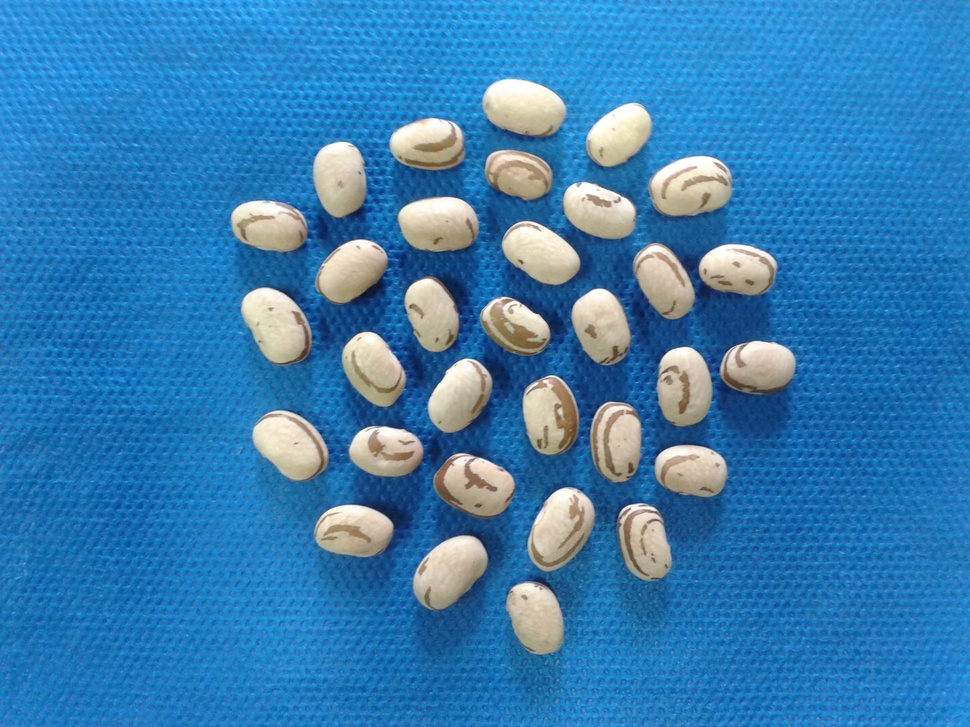
#> input picture Roteiros de Estudo Orientado - REOs/REO 02/AULA_08/feijao.jpg, 970 x 727 px, shrunk from 2048 x 1536 before the run
$ python aula_08_ex_02.py
#> lines starting #> are read from the running program, lines starting #| are printed output that depends on the picture; after the words box and inside, x2 and y2 are one past the last pixel; in counts of white or black regions, pixels touching at a corner belong together
########################################################################################################################
# Lavras - MG
# 02/08/2020
# Universidade Federal de Lavras - UFLA
# Departamento de Biologia
# Programa de Pós Graduação em Genética e Melhoramento de Plantas
# Disciplina: Visão Computacional No Melhoramento de Plantas
# Docente: Vinícius Quintão Carneiro
# E-mail: vinicius.carneiro@ufla.br
# GITHUB: vqcarneiro - https://github.com/VQCarneiro
########################################################################################################################
# PROCEDIMENTO: Segmentação Watershed
########################################################################################################################
import numpy as np
import cv2
from matplotlib import pyplot as plt
########################################################################################################################

img_bgr = cv2.imread('feijao.jpg',1)
#> img_bgr is the input picture: shape (727, 970, 3); mean B, G, R 178.7, 126.2, 55.7
#img_bgr = cv2.imread('batata.jpg')
img_lab = cv2.cvtColor(img_bgr,cv2.COLOR_BGR2Lab)
#> img_lab: shape (727, 970, 3); mean of channels 0, 1, 2 130.7, 127.6, 94.7
L,a,b = cv2.split(img_lab)
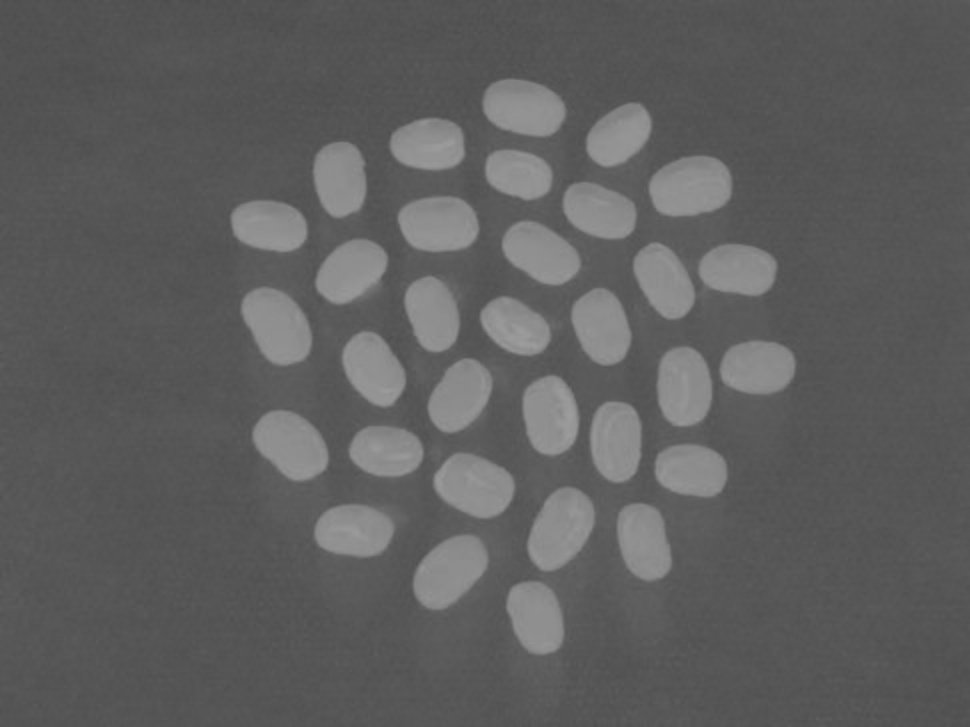
#> b: shape (727, 970); min 75, max 157, mean 94.7
img_rgb = cv2.cvtColor(img_bgr,cv2.COLOR_BGR2RGB)

limiar, mascara = cv2.threshold(b,0,255,cv2.THRESH_BINARY+cv2.THRESH_OTSU)
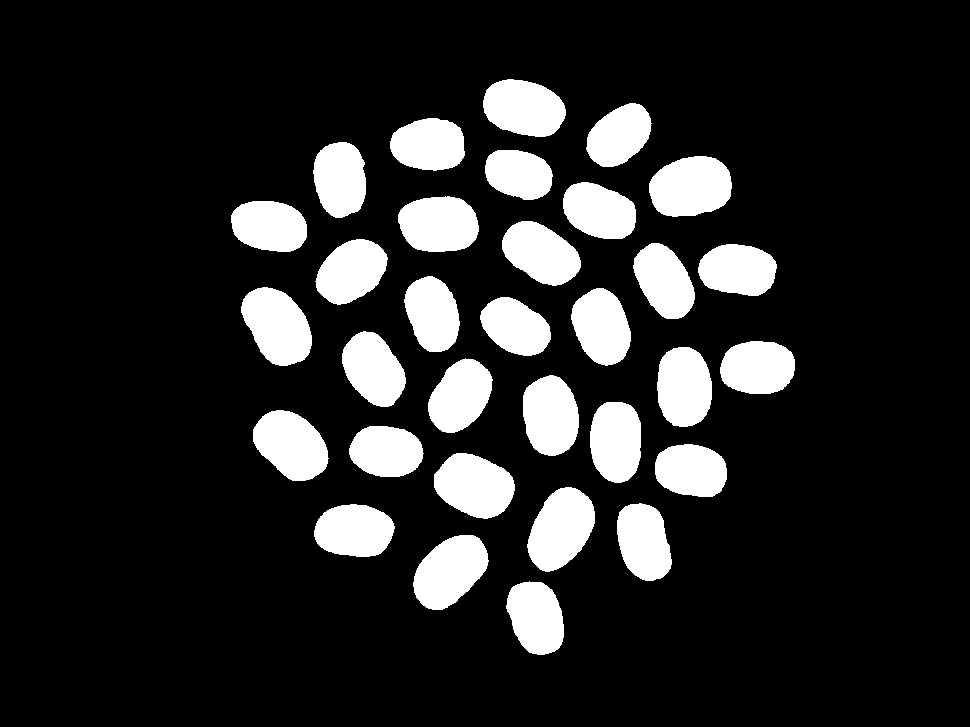
#> mascara: shape (727, 970); 15.4% white; 32 white regions, largest, box (x1, y1, x2, y2) and area: (649, 156, 732, 217) 4014, (527, 487, 595, 572) 4001, (241, 287, 312, 366) 3945
#> limiar = 112
########################################################################################################################
# noise removal
kernel = np.ones((3,3),np.uint8)
opening = cv2.morphologyEx(mascara,cv2.MORPH_OPEN,kernel, iterations = 2)
#> opening: shape (727, 970); 15.4% white; 32 white regions, largest, box (x1, y1, x2, y2) and area: (649, 156, 732, 217) 4014, (528, 487, 595, 572) 3997, (241, 287, 312, 366) 3945

# sure background area
sure_bg = cv2.dilate(opening,kernel,iterations=2)
#> sure_bg: shape (727, 970); 17.9% white; 32 white regions, largest, box (x1, y1, x2, y2) and area: (526, 485, 597, 574) 4621, (647, 154, 734, 219) 4606, (239, 285, 314, 368) 4561

# Finding sure foreground area
dist_transform = cv2.distanceTransform(opening,cv2.DIST_L2,5)
ret, sure_fg = cv2.threshold(dist_transform,0.7*dist_transform.max(),255,0)
#> sure_fg: shape (727, 970) float32; 1.6% white; 32 white regions, largest, box (x1, y1, x2, y2) and area: (670, 176, 712, 197) 613, (455, 473, 495, 498) 549, (548, 508, 575, 550) 527
#> ret = 20.41

# Finding unknown region
sure_fg = np.uint8(sure_fg)
unknown = cv2.subtract(sure_bg,sure_fg)
#> unknown: shape (727, 970); 16.4% white; 32 white regions, largest, box (x1, y1, x2, y2) and area: (526, 485, 597, 574) 4094, (239, 285, 314, 368) 4047, (411, 533, 490, 612) 4023

# Marker labelling
ret, markers = cv2.connectedComponents(sure_fg)
#> markers: shape (727, 970) int32; 33 distinct labels, from 0 to 32
#> ret = 33

# Add one to all labels so that sure background is not 0, but 1
markers = markers+1
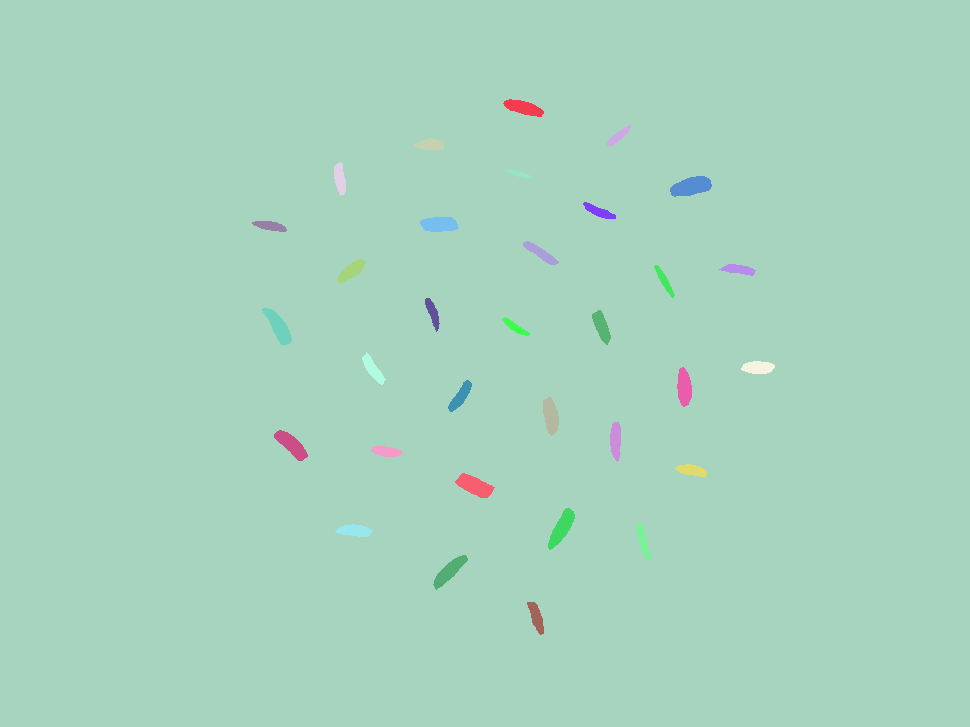
#> markers: shape (727, 970) int32; 33 distinct labels, from 1 to 33; one colour per label, 0 black

# Now, mark the region of unknown with zero
markers[unknown==255] = 0
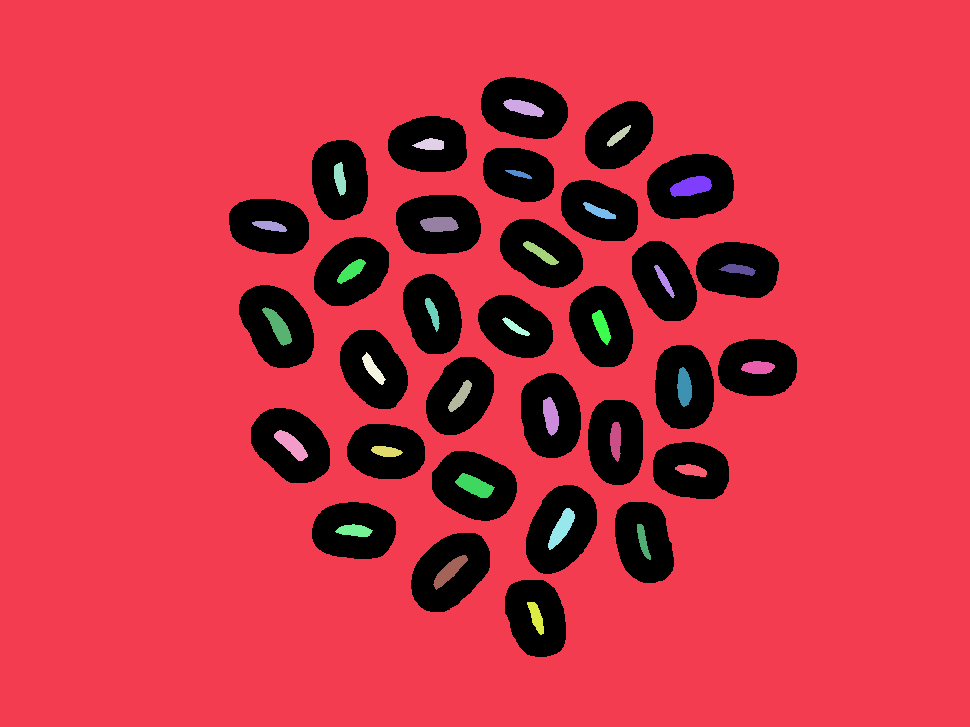
#> markers: shape (727, 970) int32; 34 distinct labels, from 0 to 33; one colour per label, 0 black

markers = cv2.watershed(img_rgb,markers)
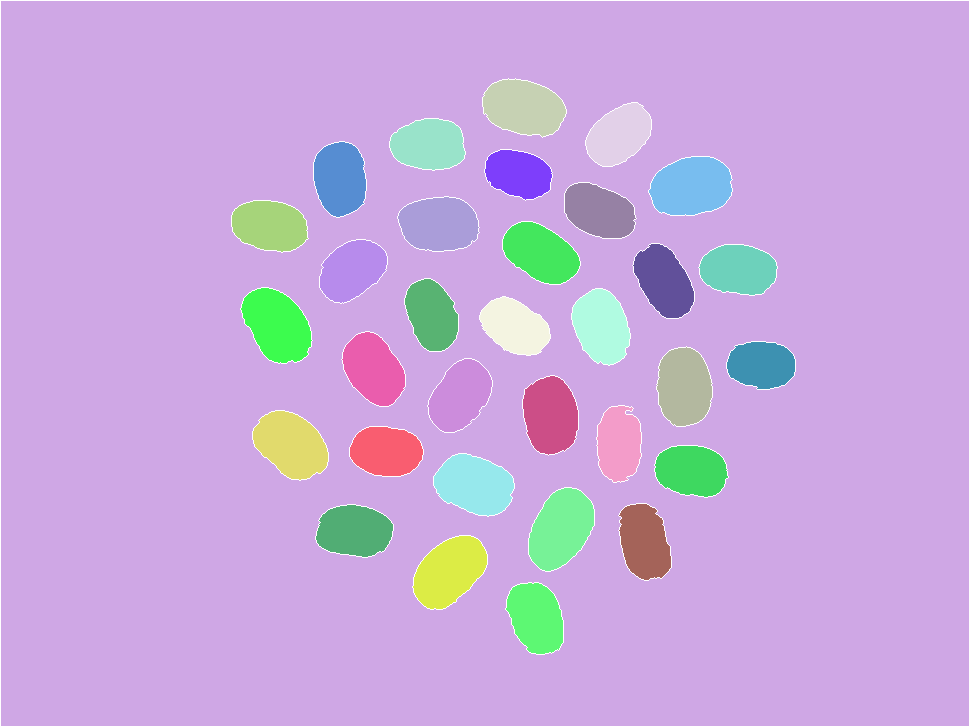
#> markers: shape (727, 970) int32; 34 distinct labels, from -1 to 33; one colour per label, 0 black, -1 white
img_final = np.copy(img_rgb)

#img_final[markers == -1] = [0,255,0]

img_final[markers != 7] = [0,0,0]
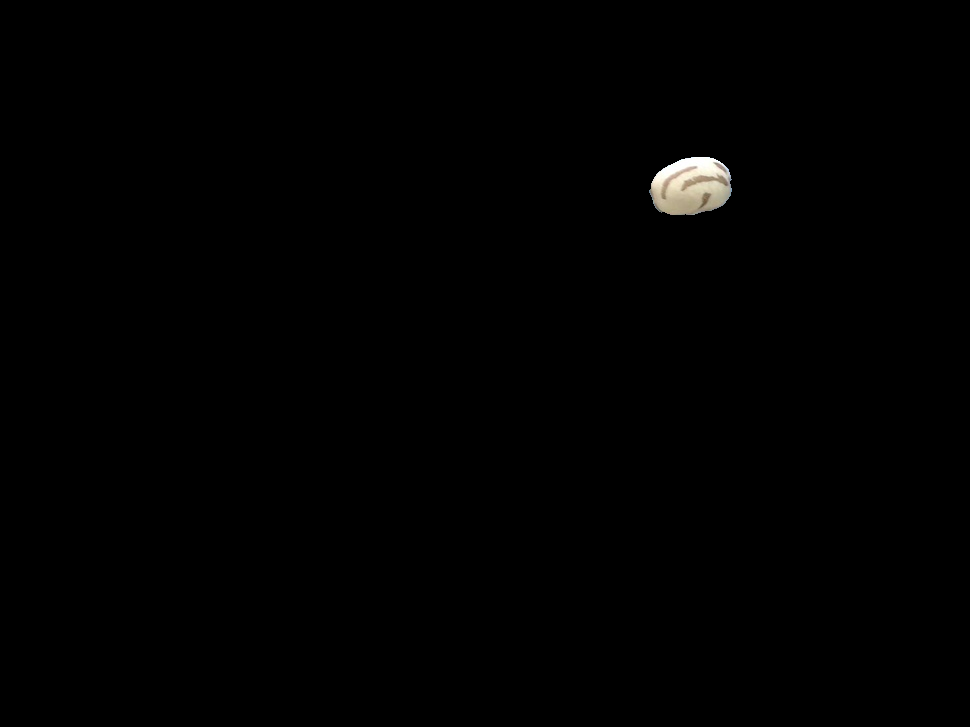
#> img_final: shape (727, 970, 3); mean R, G, B 1.1, 1.1, 0.9

print(np.unique(markers))
#| [-1  1  2  3  4  5  6  7  8  9 10 11 12 13 14 15 16 17 18 19 20 21 22 23
#|  24 25 26 27 28 29 30 31 32 33]

plt.figure('Watershed')
plt.subplot(3,3,1)
plt.imshow(img_rgb,cmap='gray')

plt.subplot(3,3,2)
plt.imshow(mascara,cmap='gray')

plt.subplot(3,3,3)
plt.imshow(opening,cmap='gray')

plt.subplot(3,3,4)
plt.imshow(sure_bg,cmap='gray')

plt.subplot(3,3,5)
plt.imshow(dist_transform,cmap='gray')

plt.subplot(3,3,6)
plt.imshow(sure_fg,cmap='gray')

plt.subplot(3,3,7)
plt.imshow(markers,cmap='jet')

plt.subplot(3,3,8)
plt.imshow(img_final)

plt.show()

$ run again, with Roteiros de Estudo Orientado - REOs/REO 02/AULA_08/batata.jpg copied over Roteiros de Estudo Orientado - REOs/REO 02/AULA_08/feijao.jpg
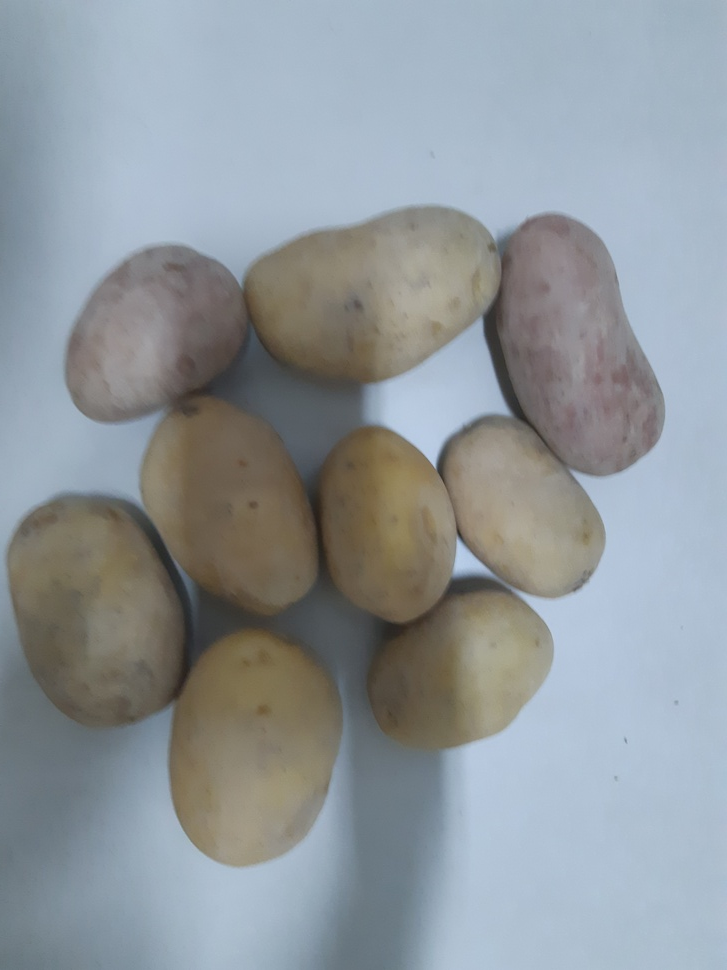
#> input picture Roteiros de Estudo Orientado - REOs/REO 02/AULA_08/batata.jpg, 727 x 970 px, shrunk from 3456 x 4608 before the run
#> img_bgr is the input picture: shape (970, 727, 3); mean B, G, R 156, 151.2, 144
#> img_lab: shape (970, 727, 3); mean of channels 0, 1, 2 157.7, 126.9, 125
#> `limiar, mascara = cv2.threshold(b,0,255,cv2.THRESH_BINARY+cv2.THRESH_O..`:
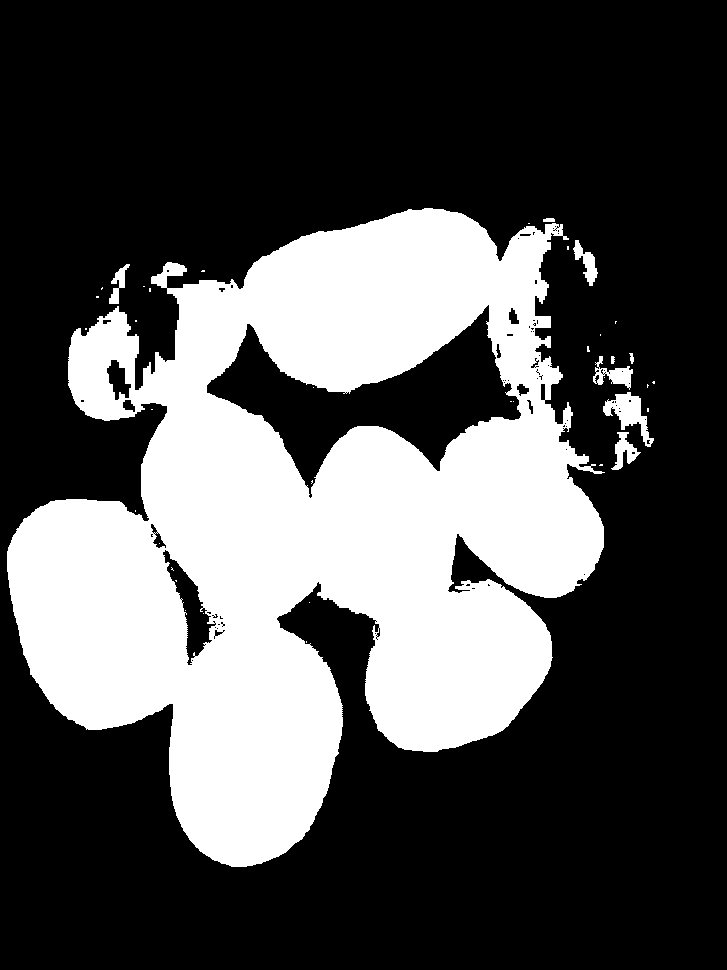
#> mascara: shape (970, 727); 31.6% white; 39 white regions (30 under 20 px), largest, box (x1, y1, x2, y2) and area: (7, 208, 605, 867) 219995, (603, 392, 654, 447) 1079, (593, 356, 633, 390) 543
#> limiar = 128
#> opening: shape (970, 727); 31.3% white; 16 white regions, largest, box (x1, y1, x2, y2) and area: (7, 208, 604, 867) 218069, (616, 394, 649, 440) 809, (574, 243, 597, 282) 421
#> sure_bg: shape (970, 727); 33.4% white; 7 white regions, largest, box (x1, y1, x2, y2) and area: (5, 206, 606, 869) 231978, (601, 392, 651, 442) 1376, (613, 430, 638, 470) 715
#> `ret, sure_fg = cv2.threshold(dist_transform,0.7*dist_transform.max(),2..`: ret = 59.7
#> unknown: shape (970, 727); 30.7% white; 7 white regions, largest, box (x1, y1, x2, y2) and area: (5, 206, 606, 869) 212282, (601, 392, 651, 442) 1376, (613, 430, 638, 470) 715
#> `ret, markers = cv2.connectedComponents(sure_fg)`: ret = 9
#> `img_final[markers != 7] = [0,0,0]`:
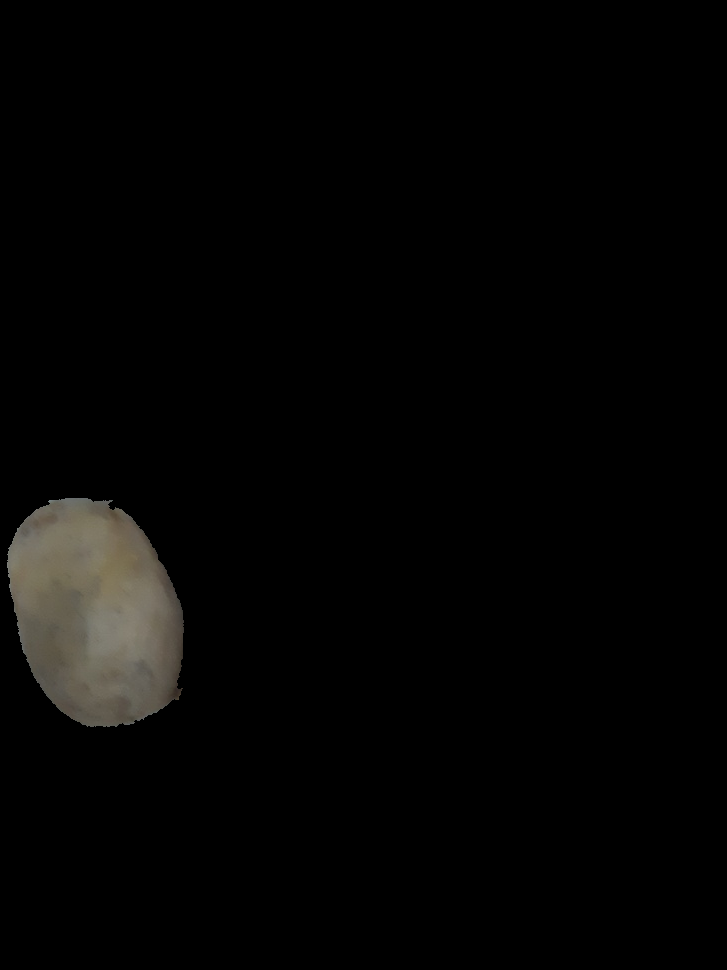
#> img_final: shape (970, 727, 3); mean R, G, B 4.8, 4.6, 3.9
#| [-1  1  2  3  4  5  6  7  8  9]
